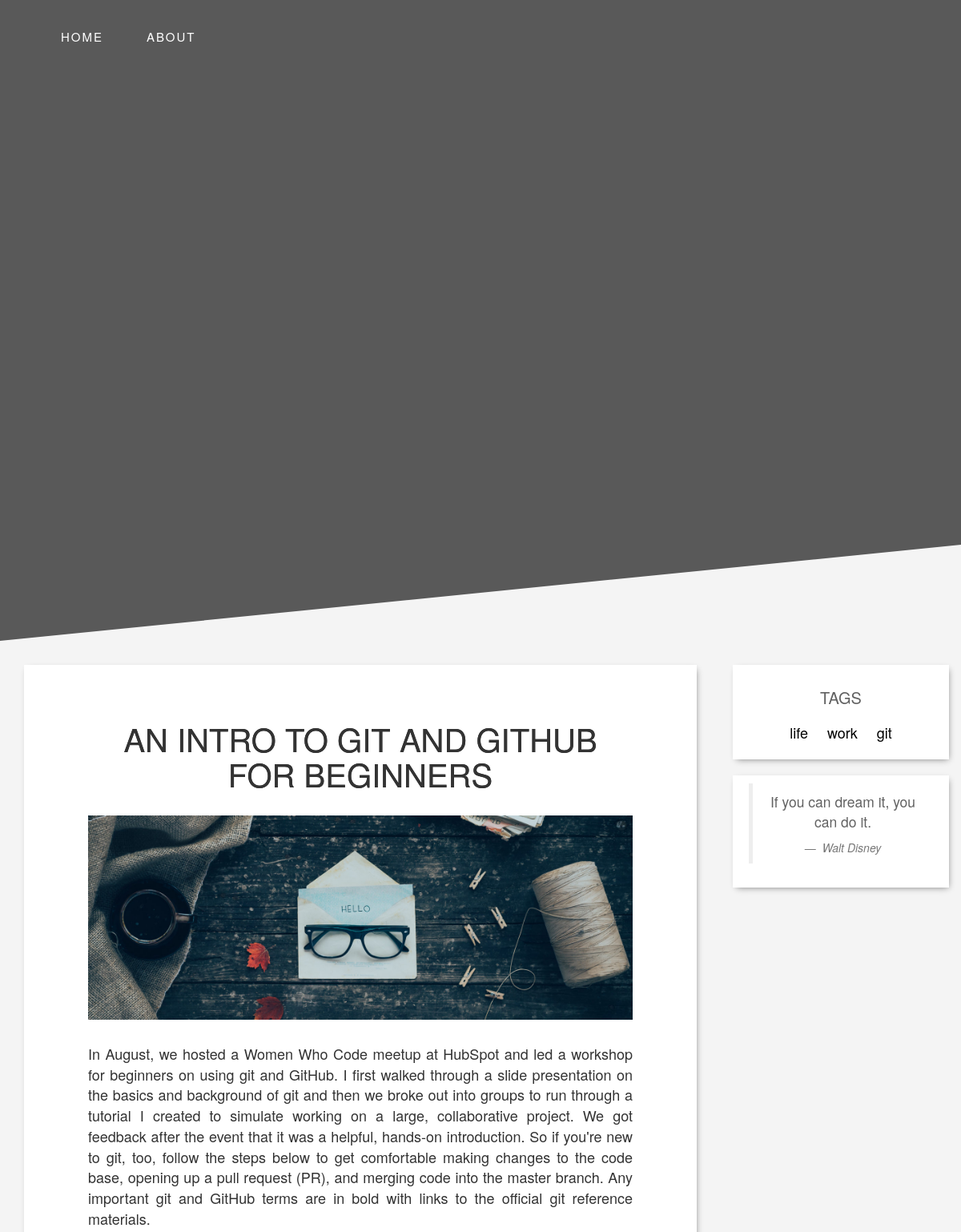
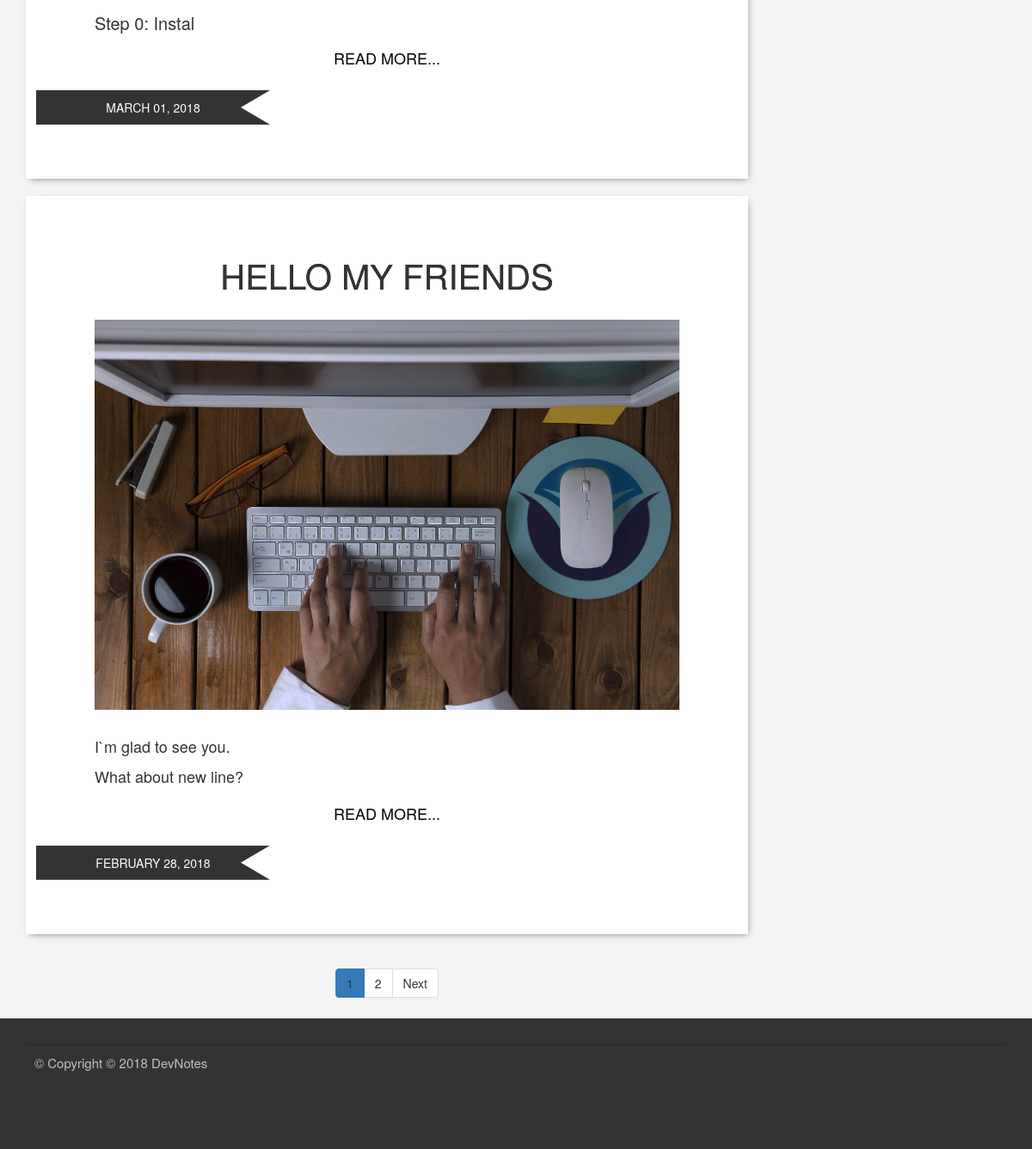
/index, run on the app's committed database (2 pictures, top to bottom).
### my_blog/blueprints/blog/models.py (models this page shows, shortened)
class BlogPost(db.Model):
    id = db.Column(db.Integer, primary_key=True)
    title = db.Column(db.String(128))
    date = db.Column(db.DateTime)
    content = db.Column(db.String)
    imagePath = db.Column(db.String)
    published = db.Column(db.Boolean)
    _tags = db.relationship('Tag', secondary =tags, lazy ='joined', backref=db.backref('BlogPost', lazy='dynamic'))
    comments = db.relationship('Comment', backref = 'blogpost', lazy = 'dynamic')
    @staticmethod
    def blogposts_page(pagenum):
        blogposts = BlogPost.query.order_by(desc(BlogPost.id)).paginate(pagenum, 2 ,error_out=False)
        return blogposts
    def markup_content(self):
        return Markup(markdown(self.content))
    def intro_content(self):
        return self.markup_content()[:700]
    def formated_date(self):
        return "{0:%B %d, %Y}".format(self.date).upper()
    @property
    def tags(self):
        return ",".join([tag.name for tag in self._tags])
    @tags.setter
    def tags(self, string):
        if string:
            self._tags = [Tag.get_or_create(tag) for tag in string.split(',')]
        else:
            self._tags = []

class Tag(db.Model):
    id = db.Column(db.Integer, primary_key=True)
    name = db.Column(db.String(128))
    @staticmethod
    def all():
        return Tag.query.all()
    def __repr__(self):
        return self.name

### my_blog/blueprints/main/views.py (the view)
@main.route('/')
@main.route('/index')
def index():
	return render_template('home.html', blogposts = BlogPost.blogposts_page(1), pagenum = 1, tags = Tag.all())

### my_blog/blueprints/main/templates/home.html (shortened to what this page needs)
{% extends "base.html" %}
{% block header %}
<div class="header--mainpage"
  <div class="bg_video">
    <video class="bg_video__content" autoplay muted loop>
      <source src="{{ url_for('static', filename='img/video.mp4') }}" >
    </video>
  </div>
  <div class="header__intro">
    <div id="Intro">DevNotes
      <div id="SubIntro">Dev`s blog. Quick start to technologies</div>
    </div>
  </div>
<nav class="navbar" role="navigation">
  <div class="container">
    <div class="navbar-main">
      <a class="navbar-item" href="#">HOME</a>
      <a class="navbar-item" href="#">ABOUT</a>
    </div>
  </div>
</nav>
{% endblock %}

### my_blog/templates/base.html (shortened to what this page needs)
<!doctype html>
 <html class="no-js" lang="">
    <head>
        <link rel="stylesheet" href="{{ url_for('static', filename='css/bootstrap.min.css')}}">
        <link rel="stylesheet" href="{{ url_for('static', filename='css/bootstrap-theme.min.css')}}">
        <link rel="stylesheet" href="{{ url_for('static', filename='css/main.css')}}">
    </head>
    <body>
        <header class="header">
          {% block header %}{% endblock %}
        </header>
        <div class="container">
          <div class="row">
            {% block content %}
            <div class="col-md-9 ">
              <div class="main-column">
                <div class="container blog-posts">
                {% with blogposts = blogposts %}
                {% include "blog.html"%}
                {% endwith %}
                </div>
              </div>
            </div>
            {% endblock %}
            {% block sidebar %}
            <aside class="col-md-3">
              <div class="sidebar">
                <div class="tags container">
                  <h2>TAGS</h2>
                  {% if tags %}
                    {% for tag in tags %}
                    <div class="tag"><a href="{{url_for('blog.tag', name=tag.name)}}">{{tag}}</a></div>
                    {% endfor %}
                  {% endif %}
                </div>
                <div class="blockquote container">
                  <blockquote>
                    <p>If you can dream it, you can do it.</p>
                    <footer> <cite title="Source Title">Walt Disney</cite></footer>
                  </blockquote>
                </div>
              </div>
            {% endblock %}
          </aside>
          </div>
    </div>
    <footer class="footer">
      <div class="Copyright">
      <p>&copy; Copyright © 2018 DevNotes</p>
    </footer>
    </body>
</html>

### my_blog/blueprints/main/templates/blogpost-intro.html (shortened to what this page needs)
<div class="card blogpost-intro container" >
  <div class="card-block blogpost-intro__content">
    <h4 class="card-title"><a class="blogpost-intro__title" href="{{url_for('blog.read', post_title=blogpost.title)}}">{{blogpost.title}}</a></h4>
    <img class="card-img-top blogpost-intro__picture" src="{{url_for('static', filename=blogpost.imagePath)}}" alt="Blogpost background image">
    <div class="blogpost-intro__text">
      <p class="card-text">{{blogpost.intro_content()}}</p>
    </div>
    <a href="{{url_for('blog.read', post_title=blogpost.title)}}" class="btn blogpost-intro__link">READ MORE...</a>
    <div class="blogpost-intro__date">
    <div class="blogpost-intro__date-value"><p>{{blogpost.formated_date()}}</p></div>
    </div>
    </div>
</div>

### my_blog/static/css/main.css (style rules this page uses)
html { font-size: 62.5%; }
body { background:#F4F4F4; margin:0; font-family: Oswald, "Helvetica Neue", Arial, Helvetica, Verdana, sans-serif; }
.container { width:auto; box-sizing: border-box; }
header { vertical-align: middle; margin-bottom: 1rem; }
.header--mainpage { display: block; height: 100vh; overflow: hidden; clip-path:polygon(0 0, 100% 0, 100% 85vh, 0 100%); position: relative; z-index: -1; }
.header--mainpage:after { content: ''; background: rgba(51, 51, 51, 0.8); position: absolute; width: 100%; height: 100%; top:0; left:0; box-sizing: border-box; }
.bg_video__content { height:100%; width: 100%; object-fit: cover; }
#Intro { position: absolute; top:40%; left:10%; text-align: left; color:#FFFFFF; font-size:7rem; }
#SubIntro { color:#888888; font-size:2rem; }
.navbar { position:absolute; top:0; width: 100%; z-index: 50; margin-bottom: 0; vertical-align: middle; padding:2rem; }
.navbar-main, .navbar-admin { display: inline-block; padding:1.5rem; height:100%; vertical-align: middle; }
.navbar-item { height: 5rem; padding: 2.5rem; font-size: 18px; line-height: 20px; color: white; font-size: 1.5rem; letter-spacing: 2px; }
.sidebar > div, .blogpost-intro, .login-form, .edit_post-form, .comment-form { margin:2rem 0rem; text-align: center; box-shadow: 2px 3px 8px -3px grey; background:#FFFFFF; padding:1rem 2rem; box-sizing: border-box; }
.main-column h2 { font-size:2rem; }
.blogpost-intro { padding: 6rem 8rem; position: relative; overflow: hidden; }
.blogpost-intro__title { text-transform: uppercase; font-size:4rem; letter-spacing: 0px; text-align: center; margin:3rem 0rem 0rem; }
.blogpost-intro__title:link, .blogpost-intro__title:visited, .blogpost-intro__title:active { color: inherit; text-decoration: none; transition: all .1s; transform: scale(1); text-shadow: 0px 0px 0px; }
.blogpost-intro__picture { max-width:100%; margin:2rem 0rem; }
.blogpost-intro__link { color: black; font-size: 1.8rem; }
.blogpost-intro__text { text-align: justify; font-size: 1.8rem; }
.blogpost-intro__date { position: relative; width: 100%; height:6rem; }
.blogpost-intro__date-value { position: absolute; left:-10%; bottom: 5%; height:4rem; width: 100%; background: #333333; overflow: hidden; clip-path:polygon(0 0, 40% 0, 35% 50%, 40% 100%, 0 100%); color: white; }
.blogpost-intro__date-value p { margin: 0; position: absolute; top: 50%; left: 20%; transform: translate(-50%, -50%); }
.sidebar { color:#616161; text-align: justify; }
.sidebar h2 { font-size:2rem; text-align: center; }
.tags .tag { display: inline-block; padding: 1rem; }
.tags a { color: black; font-size: 1.8rem; }
.footer { padding: 2rem; background-color:#333333; color: silver; font-size: 1.5rem; }
.Copyright { border-top: 1px solid #272727; margin:1rem 1rem 5rem; padding: 1rem; }

### data on the page
BlogPost: title "AN INTRO TO GIT AND GITHUB FOR BEGINNERS", imagePath (picture), intro_content "In August, we hosted a Women Who Code meetup at HubSpot and led a workshop for beginners on using git and GitHub. I first walked through a slide presentation on the basics and background of git and then we broke out into groups to run through a tutorial I created to simulate working on a large, collaborative project. We got feedback after the event that it was a helpful, hands-on introduction. So if you're new to git, too, follow the steps below to get comfortable making changes to the code base, opening up a pull request (PR), and merging code into the master branch. Any important git and GitHub terms are in bold with links to the official git reference materials. Step 0: Instal", formated_date "MARCH 01, 2018"
BlogPost: title "HELLO MY FRIENDS", imagePath (picture), intro_content "I`m glad to see you. What about new line?", formated_date "FEBRUARY 28, 2018"
Tag: name "life"
Tag: name "work"
Tag: name "git"

### other printed values
{{ blogposts.page }} "1"
{{ page }} "2"
